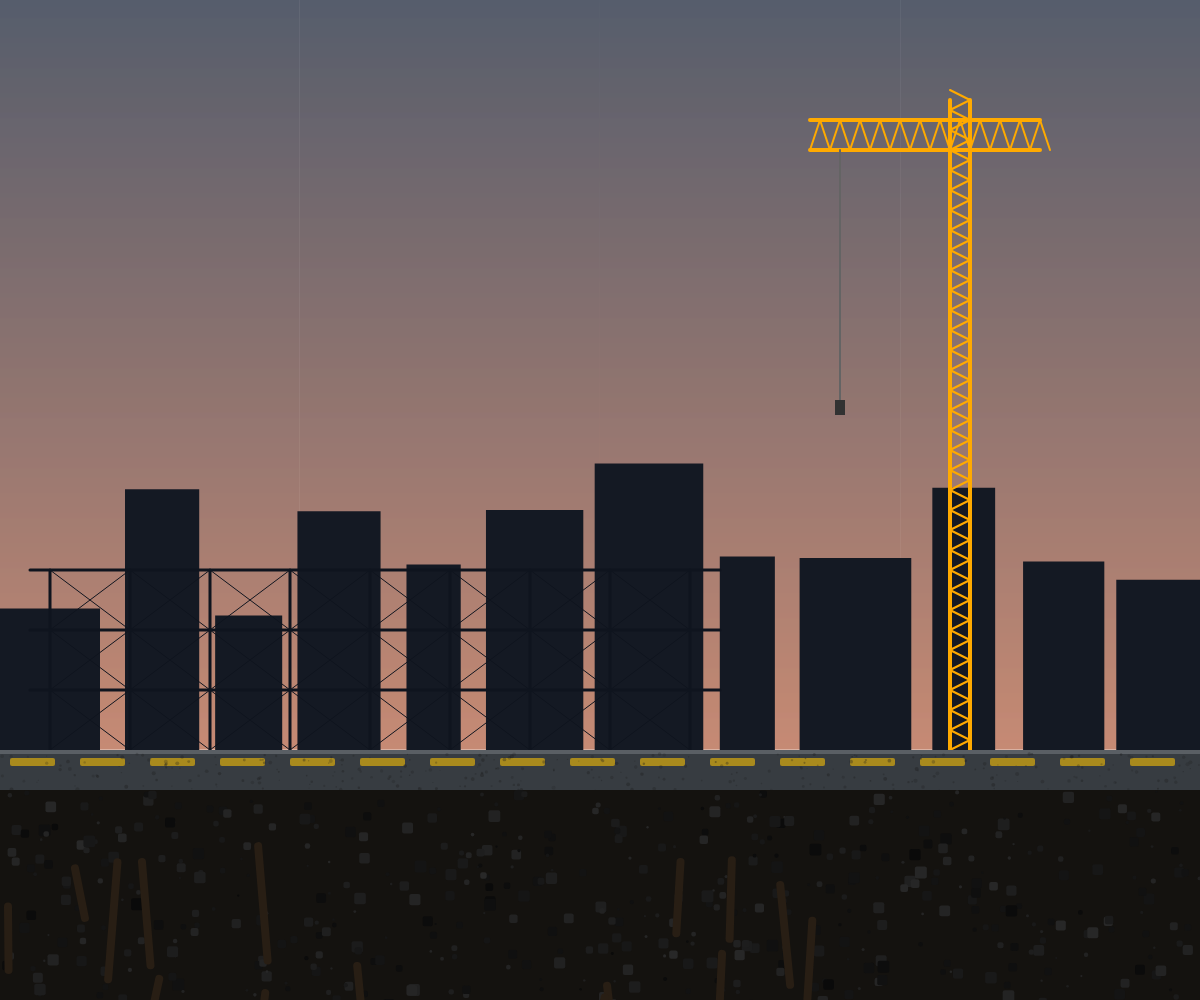
Frame 1 (no input)
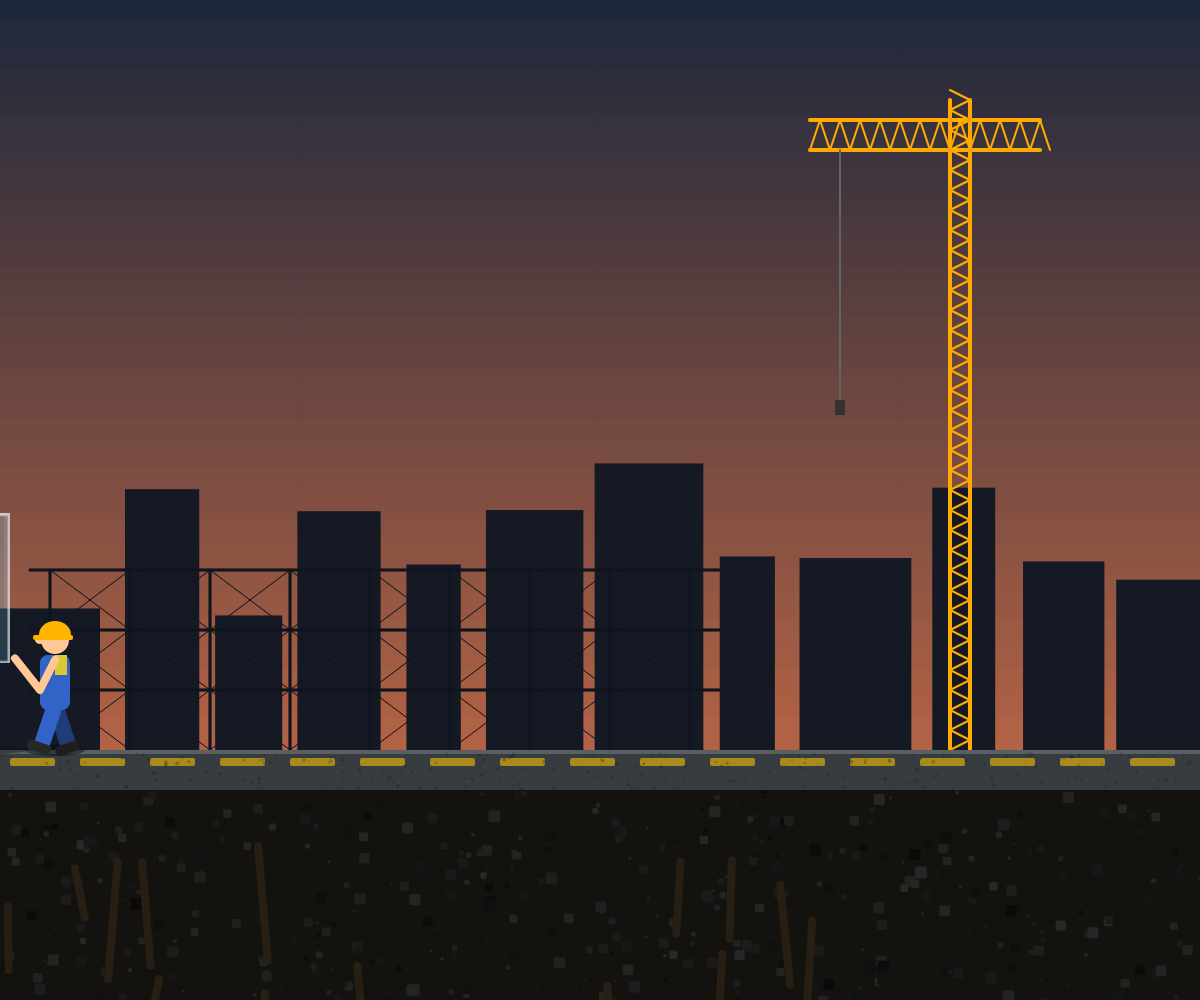
Frame 60 (no input)
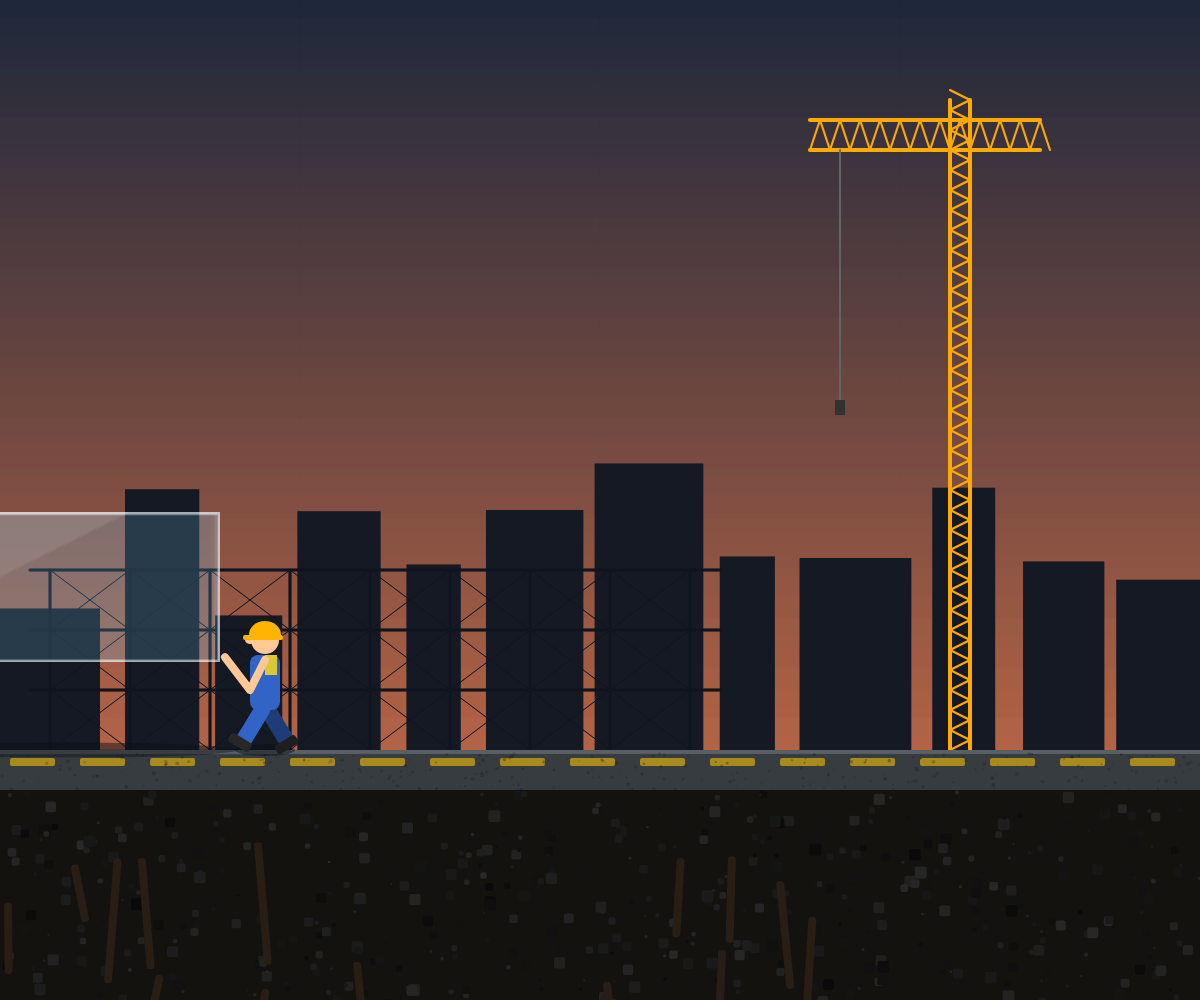
Frame 120 (the mouse pressed at the canvas centre since frame 60)

The p5.js sketch that drew these frames (run headless with seeded random() and noise() and a simulated clock; from frame 60 on, the mouse is pressed at the canvas centre):

// p5.js sketch
// ── sketch.js
// ==========================================
// MÁQUINA DE ESTADOS DA ANIMAÇÃO
// ==========================================
let estado = 0; 
let tempoEstado = 0;
let walkTime = 0; 

let reacaoL = 0;
let reacaoR = 0;

let vidroCurrentX, vidroTargetX;
let vidroY_L, vidroY_R; 
let vidroW = 300;
let vidroH = 150;
let chaoY;

// Gráficos e Memória
let vidroGraphics; 
let fundoGraphics; 
let gradeVidro = []; 

// O NOVO SISTEMA DE VIDRO (Hierarquia de Fraturas)
let pontasRachadura = []; 
let limiteRachaduras = 8000; 
let totalRachaduras = 0;

function setup() {
  createCanvas(windowWidth, windowHeight);
  chaoY = height * 0.75;
  
  vidroCurrentX = -vidroW - 200;
  vidroTargetX = width / 2 - vidroW / 2;
  
  vidroY_L = chaoY - 85 - vidroH; 
  vidroY_R = chaoY - 85 - vidroH;
  
  vidroGraphics = createGraphics(vidroW, vidroH);
  desenharFundoVidro();
  fundoGraphics = createGraphics(windowWidth, windowHeight);
  criarCenarioConstrucao();
  
  for (let x = 0; x < vidroW; x++) {
    gradeVidro[x] = new Array(vidroH).fill(false);
  }
}

function draw() {
  image(fundoGraphics, 0, 0);
  
  if (estado === 0) {
    vidroCurrentX += 3.5; 
    walkTime += 0.2; 
    let balanco = sin(walkTime) * 3; 
    vidroY_L = chaoY - 85 + balanco;
    vidroY_R = chaoY - 85 + balanco;
    
    desenharCena(vidroCurrentX, vidroY_L, vidroY_R, reacaoL, reacaoR, true);
    
    if (vidroCurrentX >= vidroTargetX) {
      vidroCurrentX = vidroTargetX;
      estado = 1;
      tempoEstado = 0;
    }
    
  } else if (estado === 1) {
    tempoEstado++;
    vidroY_L = chaoY - 85;
    vidroY_R = chaoY - 85;
    desenharCena(vidroCurrentX, vidroY_L, vidroY_R, reacaoL, reacaoR, false); 
    
    if (tempoEstado > 30) estado = 2;
    
  } else if (estado === 2) {
    reacaoL = 1; 
    vidroY_L += 18; 
    
    desenharCena(vidroCurrentX, vidroY_L, vidroY_R, reacaoL, reacaoR, false); 
    
    if (vidroY_L >= chaoY) {
      vidroY_L = chaoY; 
      
      // IMPACTO 1: Ângulo de explosão muito mais aberto (90 graus)
      for (let i = 0; i < 8; i++) {
        pontasRachadura.push(new PontaDeFratura(5, vidroH - 5, random(-PI/2 - 0.4, 0.1), 0));
      }
      estado = 3;
      tempoEstado = 0;
    }
    
  } else if (estado === 3) {
    tempoEstado++;
    desenharCena(vidroCurrentX, vidroY_L, vidroY_R, reacaoL, reacaoR, false);
    processarFractalVidro();
    
    if (tempoEstado > 8) estado = 4; 
    
  } else if (estado === 4) {
    reacaoR = 1; 
    vidroY_R += 18; 
    
    desenharCena(vidroCurrentX, vidroY_L, vidroY_R, reacaoL, reacaoR, false);
    processarFractalVidro();
    
    if (vidroY_R >= chaoY) {
      vidroY_R = chaoY; 
      
      // IMPACTO 2: Ângulos de explosão cobrindo todas as direções para cima e lados
      for (let i = 0; i < 12; i++) {
        pontasRachadura.push(new PontaDeFratura(vidroW / 2, vidroH - 5, random(-PI, 0), 0));
      }
      for (let i = 0; i < 8; i++) {
        pontasRachadura.push(new PontaDeFratura(vidroW - 5, vidroH - 5, random(-PI - 0.1, -PI/2 + 0.4), 0));
      }
      
      estado = 5;
    }
    
  } else if (estado === 5) {
    desenharCena(vidroCurrentX, vidroY_L, vidroY_R, reacaoL, reacaoR, false);
    processarFractalVidro();
    
    if (pontasRachadura.length === 0) estado = 6;
    
  } else if (estado === 6) {
    desenharCena(vidroCurrentX, vidroY_L, vidroY_R, reacaoL, reacaoR, false);
  }
}

// ==========================================
// O NOVO MOTOR DE VIDRO REALISTA
// ==========================================
function processarFractalVidro() {
  for (let loop = 0; loop < 5; loop++) {
    for (let i = pontasRachadura.length - 1; i >= 0; i--) {
      let ponta = pontasRachadura[i];
      ponta.avancar();
      
      if (!ponta.ativa) {
        pontasRachadura[i] = pontasRachadura[pontasRachadura.length - 1];
        pontasRachadura.pop();
      }
    }
  }
}

class PontaDeFratura {
  constructor(x, y, angulo, geracao) {
    this.pos = createVector(x, y);
    this.angulo = angulo;
    this.ativa = true;
    this.geracao = geracao; 
  }
  
  avancar() {
    if (totalRachaduras > limiteRachaduras) {
      this.ativa = false;
      return;
    }

    if (this.geracao === 0) {
      this.angulo += random(-0.04, 0.04); 
    } else {
      this.angulo += random(-0.1, 0.1); 
    }
    
    let passo = p5.Vector.fromAngle(this.angulo).mult(2.5);
    let novaPos = p5.Vector.add(this.pos, passo);
    
    let nx = floor(novaPos.x);
    let ny = floor(novaPos.y);
    
    if (nx <= 0 || nx >= vidroW - 1 || ny <= 0 || ny >= vidroH - 1) {
      this.ativa = false;
      return;
    }
    
    if (gradeVidro[nx][ny]) {
      this.ativa = false;
      return;
    }
    
    let peso = this.geracao === 0 ? 1.5 : (this.geracao === 1 ? 0.8 : 0.4);
    let alfa = this.geracao === 0 ? 255 : 150;
    
    vidroGraphics.stroke(255, 255, 255, alfa);
    vidroGraphics.strokeWeight(peso);
    vidroGraphics.line(this.pos.x, this.pos.y, novaPos.x, novaPos.y);
    
    gradeVidro[nx][ny] = true;
    if (nx + 1 < vidroW) gradeVidro[nx + 1][ny] = true;
    if (ny + 1 < vidroH) gradeVidro[nx][ny + 1] = true;
    if (nx - 1 > 0) gradeVidro[nx - 1][ny] = true;
    if (ny - 1 > 0) gradeVidro[nx][ny - 1] = true;
    
    this.pos = novaPos;
    totalRachaduras++;
    
    // BIFURCAÇÃO MELHORADA: Ângulos mais agressivos (formato de teia real)
    if (this.geracao === 0) {
      if (random() < 0.15 && pontasRachadura.length < 500) {
        // Desvios maiores e mais imprevisíveis para rachaduras secundárias
        let desvio = random() > 0.5 ? random(0.8, 2.0) : random(-2.0, -0.8);
        pontasRachadura.push(new PontaDeFratura(this.pos.x, this.pos.y, this.angulo + desvio, 1));
      }
    } else if (this.geracao === 1) {
      if (random() < 0.05 && pontasRachadura.length < 500) {
        let desvio = random() > 0.5 ? random(0.8, 1.8) : random(-1.8, -0.8);
        pontasRachadura.push(new PontaDeFratura(this.pos.x, this.pos.y, this.angulo + desvio, 2));
      }
    }
  }
}

// ==========================================
// ARTE DA CENA E PERSONAGENS 
// ==========================================
function windowResized() {
  resizeCanvas(windowWidth, windowHeight);
  chaoY = height * 0.75;
  vidroTargetX = width / 2 - vidroW / 2;
  fundoGraphics = createGraphics(windowWidth, windowHeight);
  criarCenarioConstrucao();
  if (estado >= 1) vidroCurrentX = vidroTargetX;
}

function desenharCena(posX, posY_L, posY_R, reacL, reacR, isWalking) {
  noStroke();
  let distProChao = ((chaoY - posY_L) + (chaoY - posY_R)) / 2; 
  let sombraW = vidroW + map(distProChao, 0, 150, 0, 60);
  let sombraAlpha = constrain(map(distProChao, 0, 150, 180, 50), 50, 180);
  
  fill(10, 15, 20, 120); 
  ellipse(posX - 45, chaoY, 60, 12); 
  ellipse(posX + vidroW + 45, chaoY, 60, 12); 
  fill(10, 15, 20, sombraAlpha);
  ellipse(posX + vidroW / 2, chaoY, sombraW, 15); 

  desenharTrabalhador(posX - 45, chaoY, reacL, 1, posY_L, isWalking);
  desenharTrabalhador(posX + vidroW + 45, chaoY, reacR, -1, posY_R, isWalking);
  
  push();
  translate(posX, posY_L); 
  let angulo = atan2(posY_R - posY_L, vidroW); 
  rotate(angulo); 
  image(vidroGraphics, 0, -vidroH); 
  pop();
}

function desenharTrabalhador(x, baseY, reacao, direcao, alturaMao, isWalking) {
  push(); translate(x, baseY); scale(direcao, 1); 
  let swing = isWalking ? sin(walkTime) * 0.6 : 0;
  
  push(); translate(0, -45); rotate(-swing); fill(30, 60, 120); noStroke(); rect(-8, 0, 16, 45, 5); fill(30); rect(-10, 40, 24, 10, 3); pop();
  push(); translate(0, -45); rotate(swing); fill(50, 100, 200); noStroke(); rect(-8, 0, 16, 45, 5); fill(40); rect(-10, 40, 24, 10, 3); pop();

  fill(50, 100, 200); rect(-15, -95, 30, 55, 8);
  fill(220, 200, 50); rect(-12, -95, 12, 20);
  fill(255, 200, 150); circle(0, -110, 28); ellipse(15, -110, 10, 8); 
  
  fill(0);
  if (reacao === 0) { circle(8, -112, 4); } else { fill(255); circle(8, -112, 10); fill(0); circle(10, -112, 4); }
  fill(255, 180, 0); arc(0, -115, 32, 28, PI, TWO_PI, CHORD); rect(-18, -115, 40, 5, 2); 

  stroke(255, 200, 150); strokeWeight(8); strokeJoin(ROUND); strokeCap(ROUND); noFill();
  
  beginShape(); vertex(0, -90);
  if (reacao === 0) {
    let maoX = 40;
    let maoY = alturaMao - baseY - 5; 
    vertex(15, -60); vertex(maoX, maoY);
  } else {
    vertex(20, -70); vertex(12, -115);
  }
  endShape();
  pop();
}

function criarCenarioConstrucao() {
  let g = fundoGraphics;
  for (let y = 0; y < chaoY; y++) {
    let inter = map(y, 0, chaoY, 0, 1);
    g.stroke(lerpColor(color(30, 40, 60), color(180, 100, 70), inter)); g.line(0, y, width, y);
  }
  
  // REMOVIDO: O randomSeed(42) que congelava a semente matemática de todo o projeto!
  g.noStroke(); g.fill(20, 25, 35); 
  let predioX = 0;
  while (predioX < width) {
    let predioW = random(50, 120), predioH = random(100, 300);
    g.rect(predioX, chaoY - predioH, predioW, predioH); predioX += predioW + random(10, 30);
  }
  let torreX = width * 0.8; g.stroke(255, 170, 0); g.strokeWeight(4);
  g.line(torreX - 10, chaoY, torreX - 10, height * 0.1); g.line(torreX + 10, chaoY, torreX + 10, height * 0.1);
  g.strokeWeight(2);
  for (let y = chaoY; y > height * 0.1; y -= 20) { g.line(torreX - 10, y, torreX + 10, y - 10); g.line(torreX + 10, y - 10, torreX - 10, y - 20); }
  g.strokeWeight(4); g.line(torreX - 150, height * 0.15, torreX + 80, height * 0.15); g.line(torreX - 150, height * 0.12, torreX + 80, height * 0.12);
  g.strokeWeight(2);
  for (let x = torreX - 150; x < torreX + 80; x += 20) { g.line(x, height * 0.15, x + 10, height * 0.12); g.line(x + 10, height * 0.12, x + 20, height * 0.15); }
  g.stroke(100); g.strokeWeight(2); g.line(torreX - 120, height * 0.15, torreX - 120, height * 0.4);
  g.fill(50); g.noStroke(); g.rect(torreX - 125, height * 0.4, 10, 15);
  
  g.stroke(15, 20, 30); g.strokeWeight(3);
  for (let x = 50; x < width * 0.6; x += 80) {
    g.line(x, chaoY, x, chaoY - 180); 
    if (x + 80 < width * 0.6) {
      g.strokeWeight(1);
      g.line(x, chaoY, x + 80, chaoY - 60); g.line(x + 80, chaoY, x, chaoY - 60);
      g.line(x, chaoY - 60, x + 80, chaoY - 120); g.line(x + 80, chaoY - 60, x, chaoY - 120);
      g.line(x, chaoY - 120, x + 80, chaoY - 180); g.line(x + 80, chaoY - 120, x, chaoY - 180);
      g.strokeWeight(3);
    }
  }
  for (let y = chaoY - 60; y >= chaoY - 180; y -= 60) g.line(30, y, width * 0.6, y); 
  
  g.noStroke(); g.fill(55, 60, 65); g.rect(0, chaoY, width, 40);
  g.fill(90, 95, 100); g.rect(0, chaoY, width, 4);
  g.fill(200, 160, 20, 200);
  for (let x = 10; x < width; x += 70) g.rect(x, chaoY + 8, 45, 8, 2);
  for (let i = 0; i < 300; i++) { g.fill(30, 30, 30, random(50, 100)); g.circle(random(width), random(chaoY + 4, chaoY + 40), random(1, 4)); }
  g.fill(20, 18, 15); g.rect(0, chaoY + 40, width, height - (chaoY + 40));
  for (let i = 0; i < 500; i++) { g.fill(random(10, 40)); let r = random(2, 12); g.rect(random(width), random(chaoY + 40, height), r, r, 2); }
  g.stroke(40, 30, 20); g.strokeWeight(8);
  for (let i = 0; i < 15; i++) { let vx = random(width), vy = random(chaoY + 60, height); g.line(vx, vy, vx + random(-20, 20), vy + random(40, 120)); }
}

function desenharFundoVidro() {
  vidroGraphics.clear(); vidroGraphics.background(120, 200, 240, 50); 
  vidroGraphics.stroke(255, 255, 255, 150); vidroGraphics.strokeWeight(3); vidroGraphics.noFill();
  vidroGraphics.rect(1, 1, vidroW - 2, vidroH - 2); vidroGraphics.noStroke();
  vidroGraphics.fill(255, 255, 255, 20); vidroGraphics.triangle(0, 0, vidroW*0.7, 0, 0, vidroH*0.7);
}
